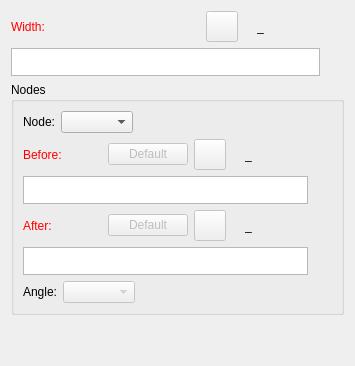
     <widget class="QWidget" name="tabSeamAllowance">
      <attribute name="title">
       <string>Seam allowance</string>
      </attribute>
      <layout class="QVBoxLayout" name="verticalLayout_4">
       <item>
        <layout class="QHBoxLayout" name="horizontalLayout_4">
         <item alignment="Qt::AlignLeft">
          <widget class="QLabel" name="labelEditWidth">
           <property name="sizePolicy">
            <sizepolicy hsizetype="Fixed" vsizetype="Preferred">
             <horstretch>0</horstretch>
             <verstretch>0</verstretch>
            </sizepolicy>
           </property>
           <property name="palette">
            <palette>
             <active>
              <colorrole role="WindowText">
               <brush brushstyle="SolidPattern">
                <color alpha="255">
                 <red>255</red>
                 <green>0</green>
                 <blue>0</blue>
                </color>
               </brush>
              </colorrole>
             </active>
             <inactive>
              <colorrole role="WindowText">
               <brush brushstyle="SolidPattern">
                <color alpha="255">
                 <red>255</red>
                 <green>0</green>
                 <blue>0</blue>
                </color>
               </brush>
              </colorrole>
             </inactive>
             <disabled>
              <colorrole role="WindowText">
               <brush brushstyle="SolidPattern">
                <color alpha="255">
                 <red>159</red>
                 <green>158</green>
                 <blue>158</blue>
                </color>
               </brush>
              </colorrole>
             </disabled>
            </palette>
           </property>
           <property name="text">
            <string>Width:</string>
           </property>
          </widget>
         </item>
         <item>
          <spacer name="horizontalSpacer_2">
           <property name="orientation">
            <enum>Qt::Horizontal</enum>
           </property>
           <property name="sizeHint" stdset="0">
            <size>
             <width>40</width>
             <height>20</height>
            </size>
           </property>
          </spacer>
         </item>
         <item alignment="Qt::AlignRight">
          <widget class="QToolButton" name="toolButtonExprWidth">
           <property name="enabled">
            <bool>false</bool>
           </property>
           <property name="toolTip">
            <string>Formula wizard</string>
           </property>
           <property name="text">
            <string notr="true"/>
           </property>
           <property name="icon">
            <iconset resource="../../../../vmisc/share/resources/icon.qrc">
             <normaloff>:/icon/light/24x24/fx.png</normaloff>:/icon/light/24x24/fx.png</iconset>
           </property>
           <property name="iconSize">
            <size>
             <width>24</width>
             <height>24</height>
            </size>
           </property>
          </widget>
         </item>
         <item alignment="Qt::AlignRight">
          <widget class="QLabel" name="label_2">
           <property name="text">
            <string notr="true"/>
           </property>
           <property name="pixmap">
            <pixmap resource="../../../../vmisc/share/resources/icon.qrc">:/icon/light/24x24/equal.png</pixmap>
           </property>
          </widget>
         </item>
         <item alignment="Qt::AlignRight">
          <widget class="QLabel" name="labelResultWidth">
           <property name="sizePolicy">
            <sizepolicy hsizetype="Fixed" vsizetype="Preferred">
             <horstretch>0</horstretch>
             <verstretch>0</verstretch>
            </sizepolicy>
           </property>
           <property name="minimumSize">
            <size>
             <width>87</width>
             <height>0</height>
            </size>
           </property>
           <property name="toolTip">
            <string>Value</string>
           </property>
           <property name="text">
            <string notr="true">_</string>
           </property>
          </widget>
         </item>
        </layout>
       </item>
       <item>
        <layout class="QHBoxLayout" name="horizontalLayout_6">
         <item>
          <widget class="VPlainTextEdit" name="plainTextEditFormulaWidth">
           <property name="sizePolicy">
            <sizepolicy hsizetype="Expanding" vsizetype="Preferred">
             <horstretch>0</horstretch>
             <verstretch>0</verstretch>
            </sizepolicy>
           </property>
           <property name="maximumSize">
            <size>
             <width>16777215</width>
             <height>28</height>
            </size>
           </property>
           <property name="toolTip">
            <string>Calculation</string>
           </property>
           <property name="tabChangesFocus">
            <bool>true</bool>
           </property>
          </widget>
         </item>
         <item>
          <widget class="QPushButton" name="pushButtonGrowWidth">
           <property name="enabled">
            <bool>false</bool>
           </property>
           <property name="maximumSize">
            <size>
             <width>18</width>
             <height>18</height>
            </size>
           </property>
           <property name="sizeIncrement">
            <size>
             <width>0</width>
             <height>0</height>
            </size>
           </property>
           <property name="toolTip">
            <string>&lt;html&gt;&lt;head/&gt;&lt;body&gt;&lt;p&gt;Show full calculation in message box&lt;/p&gt;&lt;/body&gt;&lt;/html&gt;</string>
           </property>
           <property name="text">
            <string notr="true"/>
           </property>
           <property name="icon">
            <iconset theme="go-down"/>
           </property>
           <property name="iconSize">
            <size>
             <width>16</width>
             <height>16</height>
            </size>
           </property>
           <property name="flat">
            <bool>true</bool>
           </property>
          </widget>
         </item>
        </layout>
       </item>
       <item>
        <widget class="QGroupBox" name="groupBox">
         <property name="title">
          <string>Nodes</string>
         </property>
         <layout class="QVBoxLayout" name="verticalLayout_3">
          <item>
           <layout class="QHBoxLayout" name="horizontalLayout_5">
            <item>
             <widget class="QLabel" name="labelNode">
              <property name="text">
               <string>Node:</string>
              </property>
             </widget>
            </item>
            <item>
             <widget class="QComboBox" name="comboBoxNodes">
              <property name="enabled">
               <bool>true</bool>
              </property>
             </widget>
            </item>
            <item>
             <spacer name="horizontalSpacer">
              <property name="orientation">
               <enum>Qt::Horizontal</enum>
              </property>
              <property name="sizeHint" stdset="0">
               <size>
                <width>40</width>
                <height>20</height>
               </size>
              </property>
             </spacer>
            </item>
           </layout>
          </item>
          <item>
           <layout class="QHBoxLayout" name="horizontalLayout_9">
            <item alignment="Qt::AlignLeft">
             <widget class="QLabel" name="labelEditBefore">
              <property name="sizePolicy">
               <sizepolicy hsizetype="Fixed" vsizetype="Preferred">
                <horstretch>0</horstretch>
                <verstretch>0</verstretch>
               </sizepolicy>
              </property>
              <property name="palette">
               <palette>
                <active>
                 <colorrole role="WindowText">
                  <brush brushstyle="SolidPattern">
                   <color alpha="255">
                    <red>255</red>
                    <green>0</green>
                    <blue>0</blue>
                   </color>
                  </brush>
                 </colorrole>
                </active>
                <inactive>
                 <colorrole role="WindowText">
                  <brush brushstyle="SolidPattern">
                   <color alpha="255">
                    <red>255</red>
                    <green>0</green>
                    <blue>0</blue>
                   </color>
                  </brush>
                 </colorrole>
                </inactive>
                <disabled>
                 <colorrole role="WindowText">
                  <brush brushstyle="SolidPattern">
                   <color alpha="255">
                    <red>159</red>
                    <green>158</green>
                    <blue>158</blue>
                   </color>
                  </brush>
                 </colorrole>
                </disabled>
               </palette>
              </property>
              <property name="text">
               <string>Before:</string>
              </property>
             </widget>
            </item>
            <item>
             <spacer name="horizontalSpacer_3">
              <property name="orientation">
               <enum>Qt::Horizontal</enum>
              </property>
              <property name="sizeHint" stdset="0">
               <size>
                <width>40</width>
                <height>20</height>
               </size>
              </property>
             </spacer>
            </item>
            <item>
             <widget class="QPushButton" name="pushButtonDefBefore">
              <property name="enabled">
               <bool>false</bool>
              </property>
              <property name="toolTip">
               <string>Return to default width</string>
              </property>
              <property name="text">
               <string>Default</string>
              </property>
             </widget>
            </item>
            <item alignment="Qt::AlignRight">
             <widget class="QToolButton" name="toolButtonExprBefore">
              <property name="enabled">
               <bool>false</bool>
              </property>
              <property name="toolTip">
               <string>Formula wizard</string>
              </property>
              <property name="text">
               <string notr="true"/>
              </property>
              <property name="icon">
               <iconset resource="../../../../vmisc/share/resources/icon.qrc">
                <normaloff>:/icon/light/24x24/fx.png</normaloff>:/icon/light/24x24/fx.png</iconset>
              </property>
              <property name="iconSize">
               <size>
                <width>24</width>
                <height>24</height>
               </size>
              </property>
             </widget>
            </item>
            <item alignment="Qt::AlignRight">
             <widget class="QLabel" name="label_6">
              <property name="text">
               <string notr="true"/>
              </property>
              <property name="pixmap">
               <pixmap resource="../../../../vmisc/share/resources/icon.qrc">:/icon/light/24x24/equal.png</pixmap>
              </property>
             </widget>
            </item>
            <item alignment="Qt::AlignRight">
             <widget class="QLabel" name="labelResultBefore">
              <property name="sizePolicy">
               <sizepolicy hsizetype="Fixed" vsizetype="Preferred">
                <horstretch>0</horstretch>
                <verstretch>0</verstretch>
               </sizepolicy>
              </property>
              <property name="minimumSize">
               <size>
                <width>87</width>
                <height>0</height>
               </size>
              </property>
              <property name="toolTip">
               <string>Value</string>
              </property>
              <property name="text">
               <string notr="true">_</string>
              </property>
             </widget>
            </item>
           </layout>
          </item>
          <item>
           <layout class="QHBoxLayout" name="horizontalLayout_7">
            <item>
             <widget class="VPlainTextEdit" name="plainTextEditFormulaWidthBefore">
              <property name="sizePolicy">
               <sizepolicy hsizetype="Expanding" vsizetype="Preferred">
                <horstretch>0</horstretch>
                <verstretch>0</verstretch>
               </sizepolicy>
              </property>
              <property name="maximumSize">
               <size>
                <width>16777215</width>
                <height>28</height>
               </size>
              </property>
              <property name="toolTip">
               <string>Calculation</string>
              </property>
              <property name="tabChangesFocus">
               <bool>true</bool>
              </property>
             </widget>
            </item>
            <item>
             <widget class="QPushButton" name="pushButtonGrowWidthBefore">
              <property name="enabled">
               <bool>false</bool>
              </property>
              <property name="maximumSize">
               <size>
                <width>18</width>
                <height>18</height>
               </size>
              </property>
              <property name="sizeIncrement">
               <size>
                <width>0</width>
                <height>0</height>
               </size>
              </property>
              <property name="toolTip">
               <string>&lt;html&gt;&lt;head/&gt;&lt;body&gt;&lt;p&gt;Show full calculation in message box&lt;/p&gt;&lt;/body&gt;&lt;/html&gt;</string>
              </property>
              <property name="text">
               <string notr="true"/>
              </property>
              <property name="icon">
               <iconset theme="go-down"/>
              </property>
              <property name="iconSize">
               <size>
                <width>16</width>
                <height>16</height>
               </size>
              </property>
              <property name="flat">
               <bool>true</bool>
              </property>
             </widget>
            </item>
           </layout>
          </item>
          <item>
           <layout class="QHBoxLayout" name="horizontalLayout_16">
            <item alignment="Qt::AlignLeft">
             <widget class="QLabel" name="labelEditAfter">
              <property name="sizePolicy">
               <sizepolicy hsizetype="Fixed" vsizetype="Preferred">
                <horstretch>0</horstretch>
                <verstretch>0</verstretch>
               </sizepolicy>
              </property>
              <property name="palette">
               <palette>
                <active>
                 <colorrole role="WindowText">
                  <brush brushstyle="SolidPattern">
                   <color alpha="255">
                    <red>255</red>
                    <green>0</green>
                    <blue>0</blue>
                   </color>
                  </brush>
                 </colorrole>
                </active>
                <inactive>
                 <colorrole role="WindowText">
                  <brush brushstyle="SolidPattern">
                   <color alpha="255">
                    <red>255</red>
                    <green>0</green>
                    <blue>0</blue>
                   </color>
                  </brush>
                 </colorrole>
                </inactive>
                <disabled>
                 <colorrole role="WindowText">
                  <brush brushstyle="SolidPattern">
                   <color alpha="255">
                    <red>159</red>
                    <green>158</green>
                    <blue>158</blue>
                   </color>
                  </brush>
                 </colorrole>
                </disabled>
               </palette>
              </property>
              <property name="text">
               <string>After:</string>
              </property>
             </widget>
            </item>
            <item>
             <spacer name="horizontalSpacer_6">
              <property name="orientation">
               <enum>Qt::Horizontal</enum>
              </property>
              <property name="sizeHint" stdset="0">
               <size>
                <width>40</width>
                <height>20</height>
               </size>
              </property>
             </spacer>
            </item>
            <item>
             <widget class="QPushButton" name="pushButtonDefAfter">
              <property name="enabled">
               <bool>false</bool>
              </property>
              <property name="toolTip">
               <string>Return to default width</string>
              </property>
              <property name="text">
               <string>Default</string>
              </property>
             </widget>
            </item>
            <item alignment="Qt::AlignRight">
             <widget class="QToolButton" name="toolButtonExprAfter">
              <property name="enabled">
               <bool>false</bool>
              </property>
              <property name="toolTip">
               <string>Formula wizard</string>
              </property>
              <property name="text">
               <string notr="true"/>
              </property>
              <property name="icon">
               <iconset resource="../../../../vmisc/share/resources/icon.qrc">
                <normaloff>:/icon/light/24x24/fx.png</normaloff>:/icon/light/24x24/fx.png</iconset>
              </property>
              <property name="iconSize">
               <size>
                <width>24</width>
                <height>24</height>
               </size>
              </property>
             </widget>
            </item>
            <item alignment="Qt::AlignRight">
             <widget class="QLabel" name="label_10">
              <property name="text">
               <string notr="true"/>
              </property>
              <property name="pixmap">
               <pixmap resource="../../../../vmisc/share/resources/icon.qrc">:/icon/light/24x24/equal.png</pixmap>
              </property>
             </widget>
            </item>
            <item alignment="Qt::AlignRight">
             <widget class="QLabel" name="labelResultAfter">
              <property name="sizePolicy">
               <sizepolicy hsizetype="Fixed" vsizetype="Preferred">
                <horstretch>0</horstretch>
                <verstretch>0</verstretch>
               </sizepolicy>
              </property>
              <property name="minimumSize">
               <size>
                <width>87</width>
                <height>0</height>
               </size>
              </property>
              <property name="toolTip">
               <string>Value</string>
              </property>
              <property name="text">
               <string notr="true">_</string>
              </property>
             </widget>
            </item>
           </layout>
          </item>
          <item>
           <layout class="QHBoxLayout" name="horizontalLayout_17">
            <item>
             <widget class="VPlainTextEdit" name="plainTextEditFormulaWidthAfter">
              <property name="sizePolicy">
               <sizepolicy hsizetype="Expanding" vsizetype="Preferred">
                <horstretch>0</horstretch>
                <verstretch>0</verstretch>
               </sizepolicy>
              </property>
              <property name="maximumSize">
               <size>
                <width>16777215</width>
                <height>28</height>
               </size>
              </property>
              <property name="toolTip">
               <string>Calculation</string>
              </property>
              <property name="tabChangesFocus">
               <bool>true</bool>
              </property>
             </widget>
            </item>
            <item>
             <widget class="QPushButton" name="pushButtonGrowWidthAfter">
              <property name="enabled">
               <bool>false</bool>
              </property>
              <property name="maximumSize">
               <size>
                <width>18</width>
                <height>18</height>
               </size>
              </property>
              <property name="sizeIncrement">
               <size>
                <width>0</width>
                <height>0</height>
               </size>
              </property>
              <property name="toolTip">
               <string>&lt;html&gt;&lt;head/&gt;&lt;body&gt;&lt;p&gt;Show full calculation in message box&lt;/p&gt;&lt;/body&gt;&lt;/html&gt;</string>
              </property>
              <property name="text">
               <string notr="true"/>
              </property>
              <property name="icon">
               <iconset theme="go-down"/>
              </property>
              <property name="iconSize">
               <size>
                <width>16</width>
                <height>16</height>
               </size>
              </property>
              <property name="flat">
               <bool>true</bool>
              </property>
             </widget>
            </item>
           </layout>
          </item>
          <item>
           <layout class="QHBoxLayout" name="horizontalLayout_2">
            <item>
             <widget class="QLabel" name="labelAngle">
              <property name="text">
               <string>Angle:</string>
              </property>
             </widget>
            </item>
            <item>
             <widget class="QComboBox" name="comboBoxAngle">
              <property name="enabled">
               <bool>false</bool>
              </property>
             </widget>
            </item>
            <item>
             <spacer name="horizontalSpacer_4">
              <property name="orientation">
               <enum>Qt::Horizontal</enum>
              </property>
              <property name="sizeHint" stdset="0">
               <size>
                <width>40</width>
                <height>20</height>
               </size>
              </property>
             </spacer>
            </item>
           </layout>
          </item>
         </layout>
        </widget>
       </item>
       <item>
        <spacer name="verticalSpacer">
         <property name="orientation">
          <enum>Qt::Vertical</enum>
         </property>
         <property name="sizeHint" stdset="0">
          <size>
           <width>20</width>
           <height>40</height>
          </size>
         </property>
        </spacer>
       </item>
      </layout>
     </widget>
